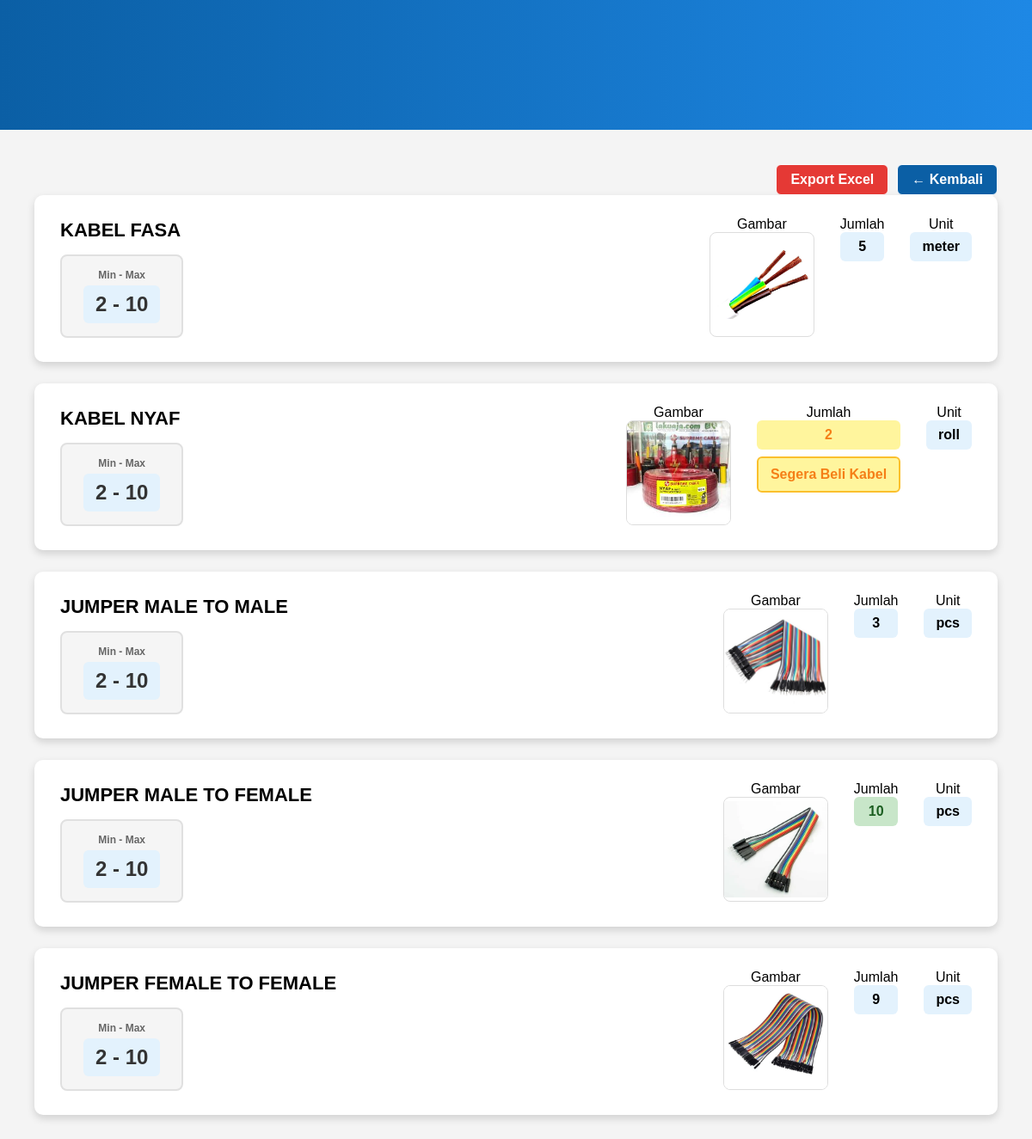
The app's page /inventori/A with its own data.
### db.py (models this page shows)
class Barang(db.Model):
    id = db.Column(db.Integer, primary_key=True)
    ruang = db.Column(db.String(1))
    nama = db.Column(db.String(100))
    jumlah = db.Column(db.Integer)
    unit = db.Column(db.String(20))
    gambar = db.Column(db.String(100))
    min_qty = db.Column(db.Integer, default=0)
    max_qty = db.Column(db.Integer, default=0)

### test.py (the view)
@app.route('/inventori/<nama>')
def inventori(nama):
    items = Barang.query.filter_by(ruang=nama.upper()).all()
    return render_template('inventori.html', nama=nama.upper(), items=items)

### templates/inventori.html (shortened to what this page needs)
<!DOCTYPE html>
<html lang="id">
<head>
</head>
<body>
    <div class="header">
        <div class="marquee">
            <span>
            </span>
        </div>
    </div>
    <div class="container">
        <div style="text-align: right; display: flex; gap: 10px; justify-content: flex-end;">
            {% if session.get('role') is none and nama == 'A' %}
            <a href="{{ url_for('export_inventori', nama=nama) }}" class="btn-kembali-dasboard_user" style="background-color: #e53935;;">
                Export Excel
            </a>
            {% endif %}
            {% if session.role == 'admin' %}
            <a href="{{ url_for('dashboard_admin') }}" class="btn-kembali-dasboard_user">← Kembali</a>
            {% else %}
            <a href="{{ url_for('dashboard_user') }}" class="btn-kembali-dasboard_user">← Kembali</a>
            {% endif %}
        </div>
        {% for item in items %}
        <div class="item-card">
            <div class="item-left">
                <div class="item-nama">{{ item.nama }}</div>
                <div class="min-max-box">
                    <div class="label">Min - Max</div>
                    <div class="value">2 - 10</div>
                </div>
            </div>
            <div class="item-info">
                <div class="box">
                    <div>Gambar</div>
                    <img src="{{ url_for('uploaded_file', filename=item.gambar) }}">
                </div>
                <div class="box">
                    <div>Jumlah</div>
                    {% if item.jumlah >= 10 %}
                    <div class="value stok-penuh">{{ item.jumlah }}</div>
                    {% elif item.jumlah <= 2 %} <div class="value stok-rendah">{{ item.jumlah }}
                </div>
                {% else %}
                <div class="value">{{ item.jumlah }}</div>
                {% endif %}
                {% if item.jumlah <= 2 %} <div class="notif-restock">Segera Beli Kabel
            </div>
            {% endif %}
        </div>
        <div class="box">
            <div>Unit</div>
            <div class="value">{{ item.unit }}</div>
        </div>
    </div>
    </div>
    {% endfor %}
    </div>
</body>
</html>

### templates/inventori.html (style rules this page uses)
body { margin: 0; font-family: Arial, Helvetica, sans-serif; background: #f4f4f4; }
.header { background: linear-gradient(90deg, #0b5fa5, #1e88e5); overflow: hidden; white-space: nowrap; padding: 60px 0; }
.marquee span { display: inline-block; padding-left: 100%; font-size: 26px; font-weight: bold; color: white; animation: jalan 20s linear infinite; }
.container { padding: 40px; position: relative; }
.btn-kembali-dasboard_user { display: inline-block; padding: 8px 16px; background-color: #0b5fa5; color: white; text-decoration: none; font-weight: bold; border-radius: 6px; border: 1px solid #fbfdff; margin-top: auto; }
.item-card { background: white; border-radius: 10px; padding: 25px 30px; margin-bottom: 25px; display: flex; justify-content: space-between; align-items: center; box-shadow: 0 4px 10px rgba(0, 0, 0, 0.15); }
.item-left { display: flex; flex-direction: column; align-items: flex-start; gap: 15px; }
.item-nama { font-size: 22px; font-weight: bold; }
.min-max-box { background: #f5f5f5; border-radius: 8px; padding: 15px 25px; text-align: center; border: 2px solid #e0e0e0; }
.min-max-box .label { font-size: 12px; color: #666; font-weight: bold; margin-bottom: 5px; }
.min-max-box .value { font-size: 24px; font-weight: bold; color: #333; }
.item-info { display: flex; gap: 30px; align-items: flex-start; }
.box { text-align: center; }
.box img { width: 120px; height: 120px; object-fit: contain; border-radius: 8px; border: 1px solid #ddd; }
.value { background: #e3f2fd; padding: 8px 14px; border-radius: 6px; font-weight: bold; }
.value.stok-rendah { background: #fff59d; color: #f57f17; font-weight: bold; }
.value.stok-penuh { background: #c8e6c9; color: #1b5e20; font-weight: bold; }
.notif-restock { background: #fff59d; color: #f57f17; padding: 10px 14px; border-radius: 6px; font-weight: bold; margin-top: 8px; border: 2px solid #fbc02d; }

### records on screen
Barang: nama "KABEL FASA", gambar (picture), jumlah "5", unit "meter"
Barang: nama "KABEL NYAF", gambar (picture), jumlah "2", shows "Segera Beli Kabel", unit "roll"
Barang: nama "JUMPER MALE TO MALE", gambar (picture), jumlah "3", unit "pcs"
Barang: nama "JUMPER MALE TO FEMALE", gambar (picture), jumlah "10", unit "pcs"
Barang: nama "JUMPER FEMALE TO FEMALE", gambar (picture), jumlah "9", unit "pcs"
